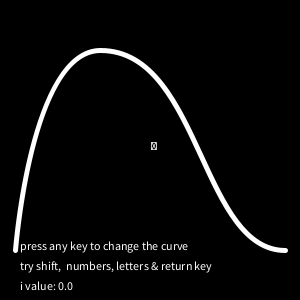
Frame 1 (no input)
Frame 60 (the mouse pressed at the canvas centre just before this capture): identical to frame 1, image omitted
Frame 120 (the mouse held since frame 60 and released just before this capture): identical to frame 1, image omitted

The Processing sketch that drew this single still picture (run headless with seeded random() and noise(); from frame 60 on, the mouse is pressed at the canvas centre):

// Processing sketch: ex22_1
// ── ex22_1.pde
//Write your own function to draw a parameterized arch. 


float i = 0 ; //change the float i value to change the curve 

void setup() { 
  size(300, 300); 
  smooth(); 
  noFill();
  strokeWeight(5);
  background(0);
  stroke(255);
} 

void draw () { 
  background(0); 
  i = (key*2); //sets arch curve to i 
  arch(i); //calls arch function
  
  //text to display
  text("press any key to change the curve",20,250);
  text("try shift,  numbers, letters & return key",20,270);
  text("i value: " +i,20,290);
  text(key,150,150);
} 



void arch(float curv) { //function to draw the curve 
  float y= 250.0;
  beginShape(); 
  vertex(15.0, y);
  bezierVertex(15.0, y-curv, 30.0, 50.0, 100.0, 50.0); 
  bezierVertex(200.0, 50.0, 200.0, y-curv, 285.0, y);
  endShape();
} 
